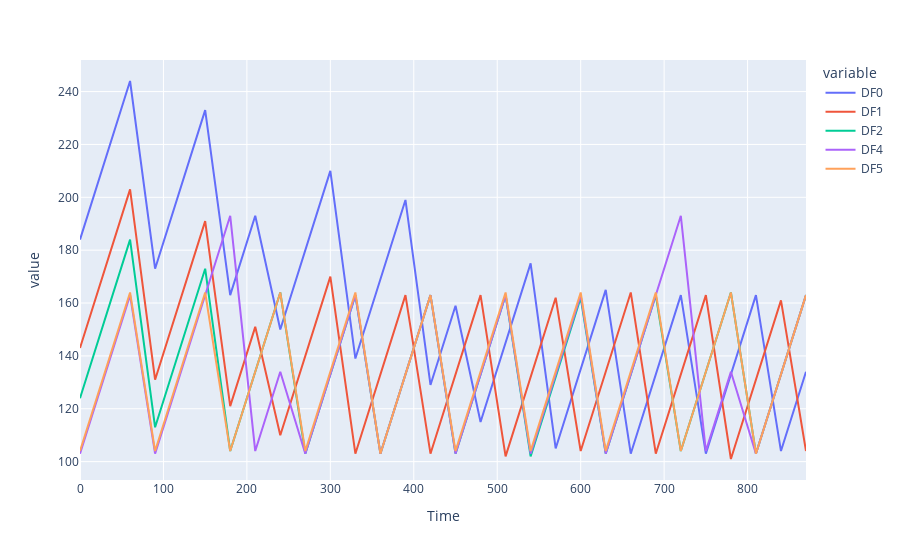

Notebook code for this chart:
### Code cell
fig = px.line(df, x=df.index, y=df.columns)
fig.show()

### Figure 1 — Plotly figure (JSON) as saved in the notebook; plotly's stock layout.template omitted (floating-point values rounded to 4 significant figures)
{"data": [{"hovertemplate": "variable=DF0<br>Time=%{x}<br>value=%{y}<extra></extra>", "legendgroup": "DF0", "line": {"color": "#636efa", "dash": "solid"}, "marker": {"symbol": "circle"}, "mode": "lines", "name": "DF0", "orientation": "v", "showlegend": true, "type": "scatter", "x": [0, 30, 60, 90, 120, 150, 180, 210, 240, 270, 300, 330, 360, 390, 420, 450, 480, 510, 540, 570, 600, 630, 660, 690, 720, 750, 780, 810, 840, 870], "xaxis": "x", "y": [184, 214, 244, 173, 203, 233, 163, 193, 150, 180, 210, 139, 169, 199, 129, 159, 115, 145, 175, 105, 135, 165, 103, 133, 163, 103, 133, 163, 104, 134], "yaxis": "y"}, {"hovertemplate": "variable=DF1<br>Time=%{x}<br>value=%{y}<extra></extra>", "legendgroup": "DF1", "line": {"color": "#EF553B", "dash": "solid"}, "marker": {"symbol": "circle"}, "mode": "lines", "name": "DF1", "orientation": "v", "showlegend": true, "type": "scatter", "x": [0, 30, 60, 90, 120, 150, 180, 210, 240, 270, 300, 330, 360, 390, 420, 450, 480, 510, 540, 570, 600, 630, 660, 690, 720, 750, 780, 810, 840, 870], "xaxis": "x", "y": [143, 173, 203, 131, 161, 191, 121, 151, 110, 140, 170, 103, 133, 163, 103, 133, 163, 102, 132, 162, 104, 134, 164, 103, 133, 163, 101, 131, 161, 104], "yaxis": "y"}, {"hovertemplate": "variable=DF2<br>Time=%{x}<br>value=%{y}<extra></extra>", "legendgroup": "DF2", "line": {"color": "#00cc96", "dash": "solid"}, "marker": {"symbol": "circle"}, "mode": "lines", "name": "DF2", "orientation": "v", "showlegend": true, "type": "scatter", "x": [0, 30, 60, 90, 120, 150, 180, 210, 240, 270, 300, 330, 360, 390, 420, 450, 480, 510, 540, 570, 600, 630, 660, 690, 720, 750, 780, 810, 840, 870], "xaxis": "x", "y": [124, 154, 184, 113, 143, 173, 104, 134, 164, 103, 133, 163, 103, 133, 163, 103, 133, 163, 102, 132, 162, 103, 133, 163, 104, 134, 164, 103, 133, 163], "yaxis": "y"}, {"hovertemplate": "variable=DF4<br>Time=%{x}<br>value=%{y}<extra></extra>", "legendgroup": "DF4", "line": {"color": "#ab63fa", "dash": "solid"}, "marker": {"symbol": "circle"}, "mode": "lines", "name": "DF4", "orientation": "v", "showlegend": true, "type": "scatter", "x": [0, 30, 60, 90, 120, 150, 180, 210, 240, 270, 300, 330, 360, 390, 420, 450, 480, 510, 540, 570, 600, 630, 660, 690, 720, 750, 780, 810, 840, 870], "xaxis": "x", "y": [103, 133, 163, 103, 133, 163, 193, 104, 134, 103, 133, 163, 103, 133, 163, 103, 133, 163, 103, 133, 163, 103, 133, 163, 193, 104, 134, 103, 133, 163], "yaxis": "y"}, {"hovertemplate": "variable=DF5<br>Time=%{x}<br>value=%{y}<extra></extra>", "legendgroup": "DF5", "line": {"color": "#FFA15A", "dash": "solid"}, "marker": {"symbol": "circle"}, "mode": "lines", "name": "DF5", "orientation": "v", "showlegend": true, "type": "scatter", "x": [0, 30, 60, 90, 120, 150, 180, 210, 240, 270, 300, 330, 360, 390, 420, 450, 480, 510, 540, 570, 600, 630, 660, 690, 720, 750, 780, 810, 840, 870], "xaxis": "x", "y": [104, 134, 164, 104, 134, 164, 104, 134, 164, 104, 134, 164, 103, 133, 163, 104, 134, 164, 104, 134, 164, 104, 134, 164, 104, 134, 164, 103, 133, 163], "yaxis": "y"}], "layout": {"legend": {"title": {"text": "variable"}, "tracegroupgap": 0}, "margin": {"t": 60}, "xaxis": {"anchor": "y", "domain": [0, 1], "title": {"text": "Time"}}, "yaxis": {"anchor": "x", "domain": [0, 1], "title": {"text": "value"}}}}
